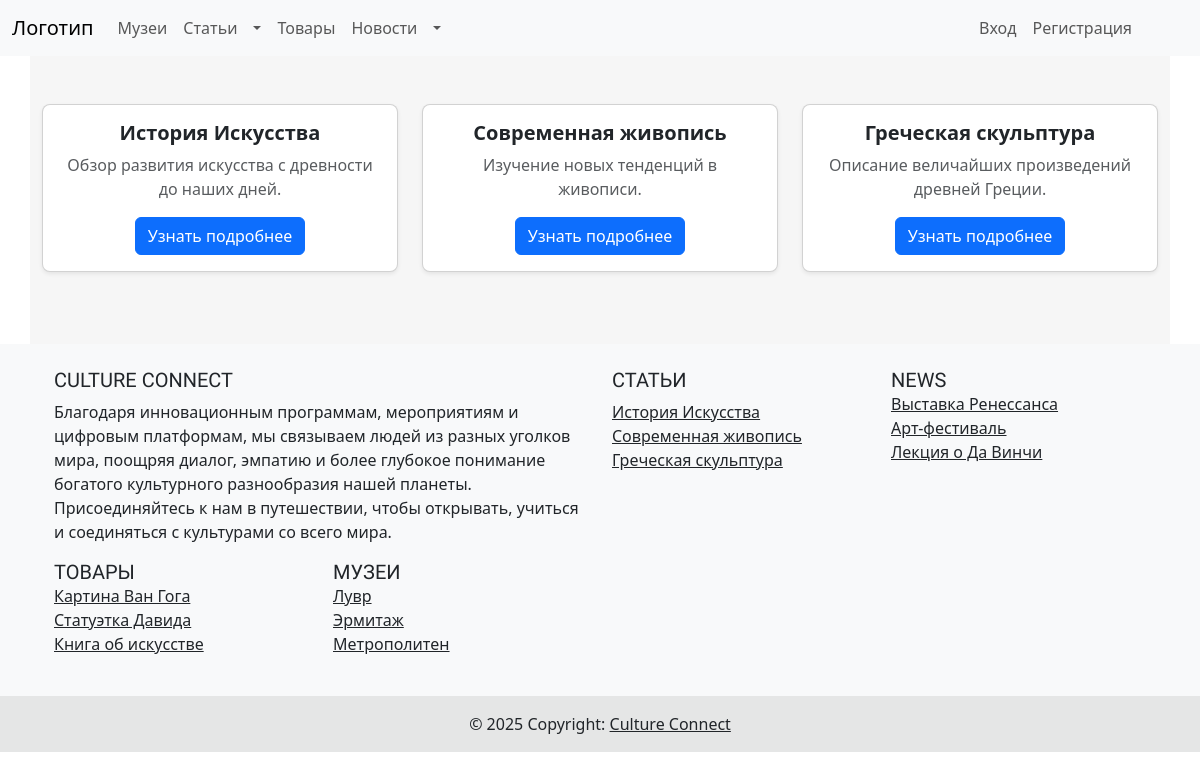
/article.php, run on an earlier commit of the app's database.
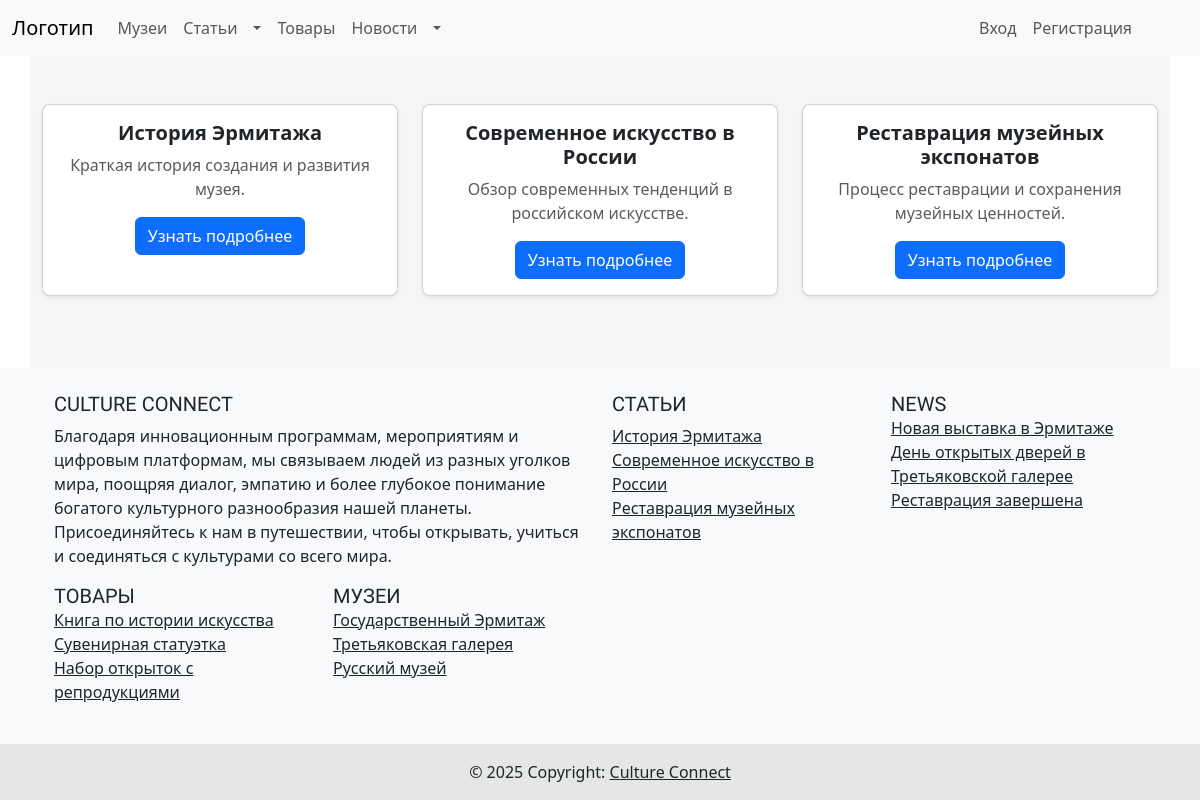
And on a later commit of the database.
### tables this page shows
CREATE TABLE `articles` (
  `Id` int(11) NOT NULL,
  `Name` varchar(55) NOT NULL,
  `Short_desc` varchar(150) NOT NULL,
  `Full_desc` varchar(320) NOT NULL,
  `Date` varchar(25) NOT NULL,
  `Editor` int(11) DEFAULT NULL
);

CREATE TABLE `news` (
  `Id` int(11) NOT NULL,
  `Name` varchar(55) NOT NULL,
  `Short_desc` varchar(150) NOT NULL,
  `Full_desc` varchar(320) NOT NULL,
  `Footer_desc` varchar(150) NOT NULL,
  `Date` varchar(25) NOT NULL
);

CREATE TABLE `product` (
  `Id` int(11) NOT NULL,
  `Name` varchar(55) NOT NULL,
  `Short_desc` varchar(150) NOT NULL,
  `Full_desc` varchar(320) DEFAULT NULL,
  `Price` varchar(25) DEFAULT NULL,
  `Available` varchar(15) DEFAULT NULL,
  `Image_path` varchar(255) DEFAULT NULL
);

CREATE TABLE `museums` (
  `Id` int(11) NOT NULL,
  `Name` varchar(55) NOT NULL,
  `Short_desc` varchar(150) NOT NULL,
  `Full_desc` varchar(320) NOT NULL,
  `Image_path` varchar(255) DEFAULT NULL
);

### article.php (the view, shortened to what this page needs)
<?php include "include/header.php"; ?>
<?php
$query_museums = $pdo->prepare("SELECT * FROM articles");
$query_museums->execute();
$articles_query_result = $query_museums->fetchAll(PDO::FETCH_ASSOC);
?>
<body class="bg-light">
    <div class="container py-5">
        <?php if ($articles_query_result): ?>
            <div class="row justify-content-center">
                <?php foreach ($articles_query_result as $row): ?>
                    <div class="col-md-6 col-lg-4 mb-4">
                        <div class="card h-100 shadow-sm rounded-3">
                            <div class="card-body text-center">
                                <h5 class="card-title fw-bold"><?= htmlspecialchars($row["Name"]) ?></h5>
                                <p class="card-text text-muted"><?= htmlspecialchars($row['Short_desc']) ?></p>
                                <a class="btn btn-primary" href="/cult_conn/dynamic_pages/articles.php?id=<?= htmlspecialchars($row["Id"])?>">Узнать подробнее</a>
                            </div>
                        </div>
                    </div>
                <?php endforeach; ?>
            </div>
        <?php else: ?>
            <p class="text-muted text-center">У нас нет статей (</p>
        <?php endif; ?>
    </div>
</body>
<?php include "include/footer.php"; ?>

### include/footer.php (shortened to what this page needs)
<?php
$query_artl = $pdo->prepare("SELECT Name, Id FROM articles");
$query_artl->execute();
$articles_query_result = $query_artl->fetchAll(PDO::FETCH_ASSOC);
$query_news = $pdo->prepare("SELECT Name, Id FROM news");
$query_news->execute();
$news_query_result = $query_news->fetchAll(PDO::FETCH_ASSOC);
$query_prod = $pdo->prepare("SELECT Name, Id FROM product");
$query_prod->execute();
$products_query_result = $query_prod->fetchAll(PDO::FETCH_ASSOC);
$query_museums = $pdo->prepare("SELECT Name, Id FROM museums");
$query_museums->execute();
$museums_query_result = $query_museums->fetchAll(PDO::FETCH_ASSOC);
?>
<footer class="bg-light text-center text-lg-start">
        <div class="container p-4">
            <div class="row">
                <div class="col-lg-6 col-md-12 mb-4 mb-md-0">
                    <h5 class="text-uppercase mooli-regular">Culture Connect</h5>
                    <p>
                    Благодаря инновационным программам, мероприятиям и цифровым платформам, мы связываем людей из разных уголков мира, поощряя диалог, эмпатию и более глубокое понимание богатого культурного разнообразия нашей планеты. Присоединяйтесь к нам в путешествии, чтобы открывать, учиться и соединяться с культурами со всего мира.                    </p>
                </div>
                <div class="col-lg-3 col-md-6 mb-4 mb-md-0">
                    <h5 class="text-uppercase comfortaa-regular">Статьи</h5>
                    <ul class="list-unstyled mb-0">
                        <?php
                        foreach ($articles_query_result as $article) {
                            echo "<li><a href='article.php?id={$article['Id']}' class='text-dark'>{$article['Name']}</a></li>";
                        }
                        ?>
                    </ul>
                </div>
                <div class="col-lg-3 col-md-6 mb-4 mb-md-0">
                    <h5 class="text-uppercase mb-0 comfortaa-bold">News</h5>
                    <ul class="list-unstyled">
                        <?php
                        foreach ($news_query_result as $news) {
                            echo "<li><a href='news.php?id={$news['Id']}' class='text-dark'>{$news['Name']}</a></li>";
                        }
                        ?>
                    </ul>
                </div>
                <div class="col-lg-3 col-md-6 mb-4 mb-md-0">
                    <h5 class="text-uppercase mb-0 comfortaa-bold">Товары</h5>
                    <ul class="list-unstyled">
                        <?php
                        foreach ($products_query_result as $product) {
                            echo "<li><a href='product.php?id={$product['Id']}' class='text-dark'>{$product['Name']}</a></li>";
                        }
                        ?>
                    </ul>
                </div>
                <div class="col-lg-3 col-md-6 mb-4 mb-md-0">
                    <h5 class="text-uppercase mb-0 comfortaa-bold">Музеи</h5>
                    <ul class="list-unstyled">
                        <?php
                        foreach ($museums_query_result as $museum) {
                            echo "<li><a href='museum.php?id={$museum['Id']}' class='text-dark'>{$museum['Name']}</a></li>";
                        }
                        ?>
                    </ul>
                </div>
            </div>
        </div>
        <div class="text-center p-3" style="background-color: rgba(0, 0, 0, 0.08);">
            © 2025 Copyright:
            <a class="text-dark" href="/cult_conn">Culture Connect</a>
        </div>
</footer>
</body>

What changed in the data, as far as the page shows it:
removed articles: Name "История Искусства", Short_desc "Обзор развития искусства с древности до наших дней."
removed articles: Name "Современная живопись", Short_desc "Изучение новых тенденций в живописи."
removed articles: Name "Греческая скульптура", Short_desc "Описание величайших произведений древней Греции."
removed news: Name "Выставка Ренессанса"
removed news: Name "Арт-фестиваль"
removed news: Name "Лекция о Да Винчи"
removed product: Name "Картина Ван Гога"
removed museums: Name "Лувр"
removed museums: Name "Эрмитаж"
removed museums: Name "Метрополитен"
added articles: Name "История Эрмитажа", Short_desc "Краткая история создания и развития музея."
added articles: Name "Современное искусство в России", Short_desc "Обзор современных тенденций в российском искусстве."
added articles: Name "Реставрация музейных экспонатов", Short_desc "Процесс реставрации и сохранения музейных ценностей."
added news: Name "Новая выставка в Эрмитаже"
added news: Name "День открытых дверей в Третьяковской галерее"
added news: Name "Реставрация завершена"
changed product: Name "Статуэтка Давида" → "Книга по истории искусства"
changed product: Name "Книга об искусстве" → "Сувенирная статуэтка"
added product: Name "Набор открыток с репродукциями"
added museums: Name "Государственный Эрмитаж"
added museums: Name "Третьяковская галерея"
added museums: Name "Русский музей"
